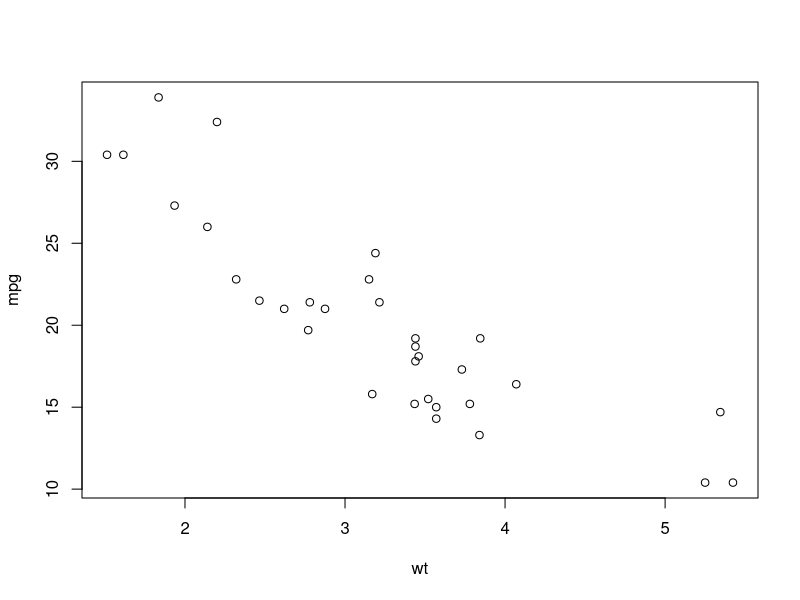
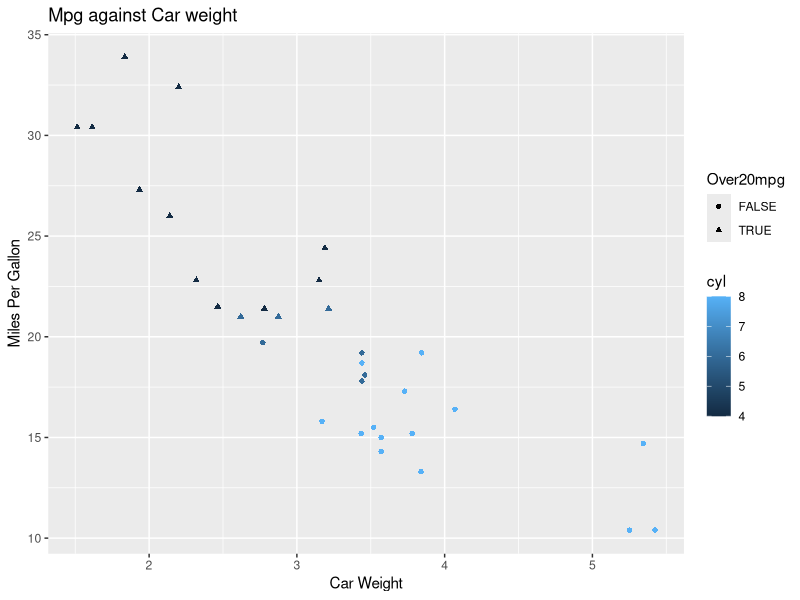
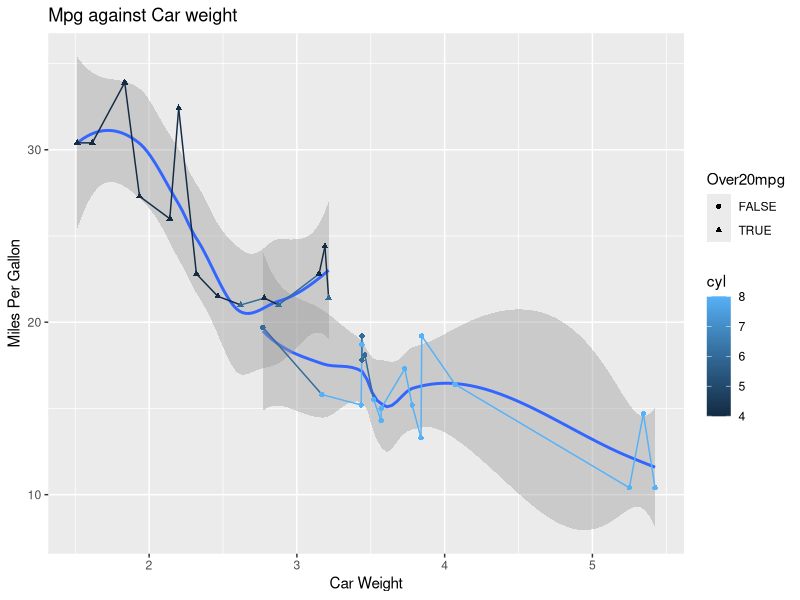

The R source for these figures, in order:
#Loaded packages
library(dplyr)
library(tidyr)
library(ggplot2)
library(tidyverse)

#--------Exercise 3---------

#Assigning the value of mtcars into mtcars2 creating a new data set
#with the same values
mtcars2 <- mtcars

#This finds the element named car within mtcars which will be
#the car names (as each row is called a car name) and will 
#create a new row with the cars and cars as its column name.
#the initial car names are then deleted as it now at the end
mtcars2$car <- row.names(mtcars)
row.names(mtcars2) <- NULL
mtcars2 <- as_tibble(mtcars2)


#-------Exercise 4)A-----------------

#This creates a new column and adds it to the end 
#of the data frame. This Calls the column Over20mpg and creates a Boolean
#it then puts this within mtcars2

mtcars2 <- mtcars2 |>
  mutate(Over20mpg = mpg >= 20)

#-------Exercise 4 B -------------

#A new data set has been created with the same values as mtcars2
#from this data set it it groups cyl and gear into its own table
#a new data frame is created from the group variables
#within this data from a new column called mean_mpg 
#a mean of the mpg values is given here
gear_cyl <- mtcars2 |>
  group_by(cyl, gear) |>
  summarize(mean_mpg = mean(mpg, na.rm = TRUE))

#-------Exercise 4 C -------------

#to un groups everything using .group, I have made it equal drop
#as this un groups everything
gear_cyl <- mtcars2 |>
  group_by(cyl, gear) |>
  summarize(mean_mpg = mean(mpg, na.rm = TRUE), .groups = "drop")


#------Exercise 5)a-----------

#A simple plot of mpg (y axis) against weight (x axis)
plot(data = mtcars2, mpg ~ wt)


#------Exercise 5)b, c & d -----------

# using a qplot to change the colour it is equivalent to cyl and to change the shape
# shape equates to the column Over20mpg. I have added labels for X and Y axis and
# a title. (The subtitle I cannot get to appear)
qplot(wt, mpg, data = mtcars2, shape = Over20mpg, colour = cyl,
      ylab="Miles Per Gallon", xlab="Car Weight", main="Mpg against Car weight", 
      sub = "Higher the mpg, lower the car weight")

#-------Exercise 5)e ---------------

#to get a smooth line I have used geom = smooth, line and point.
qplot(wt, mpg, data = mtcars2, shape = Over20mpg, colour = cyl, 
      ylab="Miles Per Gallon", xlab="Car Weight", 
      main="Mpg against Car weight", sub = "Higher the mpg, lower the car weight", geom =c("smooth","line", "point"))
